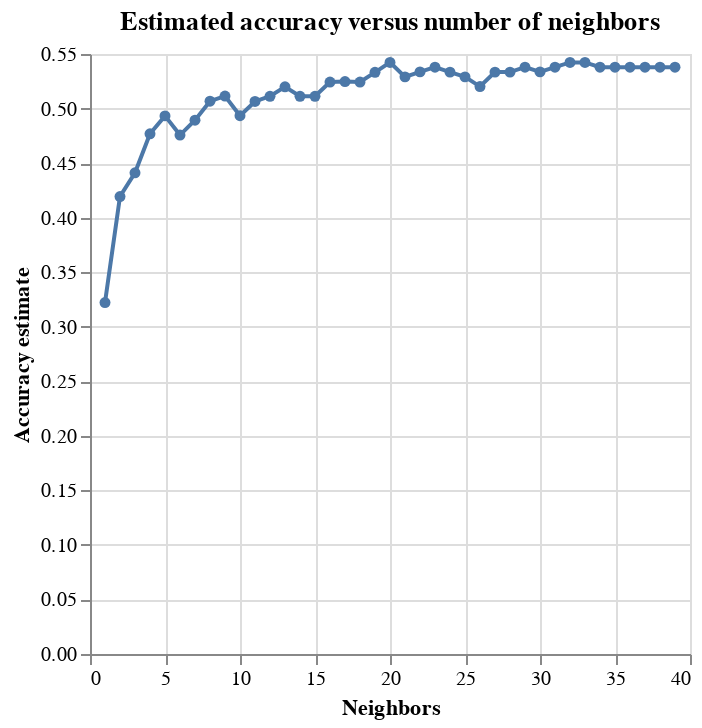

The notebook cell this image was saved under:
### Code cell
accuracy_vs_k = alt.Chart(accuracies_grid, title = "Estimated accuracy versus number of neighbors").mark_line(point = True).encode(
    x = alt.X("n_neighbors", title = "Neighbors"),
    y = alt.Y("mean_test_score", title = "Accuracy estimate")
)

accuracy_vs_k

### Figure 1 — Vega-Lite specification as saved in the notebook (floating-point values rounded to 4 significant figures)
{"config": {"view": {"continuousWidth": 300, "continuousHeight": 300}}, "data": {"name": "data-ce7bc20024becb50a2badc18ba0b150a"}, "mark": {"type": "line", "point": true}, "encoding": {"x": {"field": "n_neighbors", "title": "Neighbors", "type": "quantitative"}, "y": {"field": "mean_test_score", "title": "Accuracy estimate", "type": "quantitative"}}, "title": "Estimated accuracy versus number of neighbors", "$schema": "https://vega.github.io/schema/vega-lite/v5.16.3.json", "datasets": {"data-ce7bc20024becb50a2badc18ba0b150a": [{"n_neighbors": 1, "mean_test_score": 0.3221, "sem_test_score": 0.02094}, {"n_neighbors": 2, "mean_test_score": 0.4194, "sem_test_score": 0.02722}, {"n_neighbors": 3, "mean_test_score": 0.4411, "sem_test_score": 0.02071}, {"n_neighbors": 4, "mean_test_score": 0.4769, "sem_test_score": 0.0259}, {"n_neighbors": 5, "mean_test_score": 0.4933, "sem_test_score": 0.02084}, {"n_neighbors": 6, "mean_test_score": 0.4757, "sem_test_score": 0.01923}, {"n_neighbors": 7, "mean_test_score": 0.4893, "sem_test_score": 0.01521}, {"n_neighbors": 8, "mean_test_score": 0.5067, "sem_test_score": 0.007016}, {"n_neighbors": 9, "mean_test_score": 0.5115, "sem_test_score": 0.009051}, {"n_neighbors": 10, "mean_test_score": 0.4935, "sem_test_score": 0.008376}, {"n_neighbors": 11, "mean_test_score": 0.5065, "sem_test_score": 0.01039}, {"n_neighbors": 12, "mean_test_score": 0.5113, "sem_test_score": 0.009976}, {"n_neighbors": 13, "mean_test_score": 0.52, "sem_test_score": 0.01216}, {"n_neighbors": 14, "mean_test_score": 0.5113, "sem_test_score": 0.0135}, {"n_neighbors": 15, "mean_test_score": 0.5113, "sem_test_score": 0.0135}, {"n_neighbors": 16, "mean_test_score": 0.5243, "sem_test_score": 0.01317}, {"n_neighbors": 17, "mean_test_score": 0.5247, "sem_test_score": 0.009799}, {"n_neighbors": 18, "mean_test_score": 0.5243, "sem_test_score": 0.009536}, {"n_neighbors": 19, "mean_test_score": 0.5332, "sem_test_score": 0.01166}, {"n_neighbors": 20, "mean_test_score": 0.5423, "sem_test_score": 0.01383}, {"n_neighbors": 21, "mean_test_score": 0.5291, "sem_test_score": 0.01218}, {"n_neighbors": 22, "mean_test_score": 0.5336, "sem_test_score": 0.01348}, {"n_neighbors": 23, "mean_test_score": 0.5379, "sem_test_score": 0.01227}, {"n_neighbors": 24, "mean_test_score": 0.5334, "sem_test_score": 0.01101}, {"n_neighbors": 25, "mean_test_score": 0.5291, "sem_test_score": 0.01051}, {"n_neighbors": 26, "mean_test_score": 0.5202, "sem_test_score": 0.01156}, {"n_neighbors": 27, "mean_test_score": 0.5334, "sem_test_score": 0.009127}, {"n_neighbors": 28, "mean_test_score": 0.5334, "sem_test_score": 0.009127}, {"n_neighbors": 29, "mean_test_score": 0.5379, "sem_test_score": 0.01062}, {"n_neighbors": 30, "mean_test_score": 0.5336, "sem_test_score": 0.0103}, {"n_neighbors": 31, "mean_test_score": 0.5379, "sem_test_score": 0.01062}, {"n_neighbors": 32, "mean_test_score": 0.5423, "sem_test_score": 0.00883}, {"n_neighbors": 33, "mean_test_score": 0.5423, "sem_test_score": 0.00883}, {"n_neighbors": 34, "mean_test_score": 0.5379, "sem_test_score": 0.008663}, {"n_neighbors": 35, "mean_test_score": 0.5379, "sem_test_score": 0.008663}, {"n_neighbors": 36, "mean_test_score": 0.5379, "sem_test_score": 0.008663}, {"n_neighbors": 37, "mean_test_score": 0.5379, "sem_test_score": 0.008663}, {"n_neighbors": 38, "mean_test_score": 0.5379, "sem_test_score": 0.008663}, {"n_neighbors": 39, "mean_test_score": 0.5379, "sem_test_score": 0.008663}]}}
